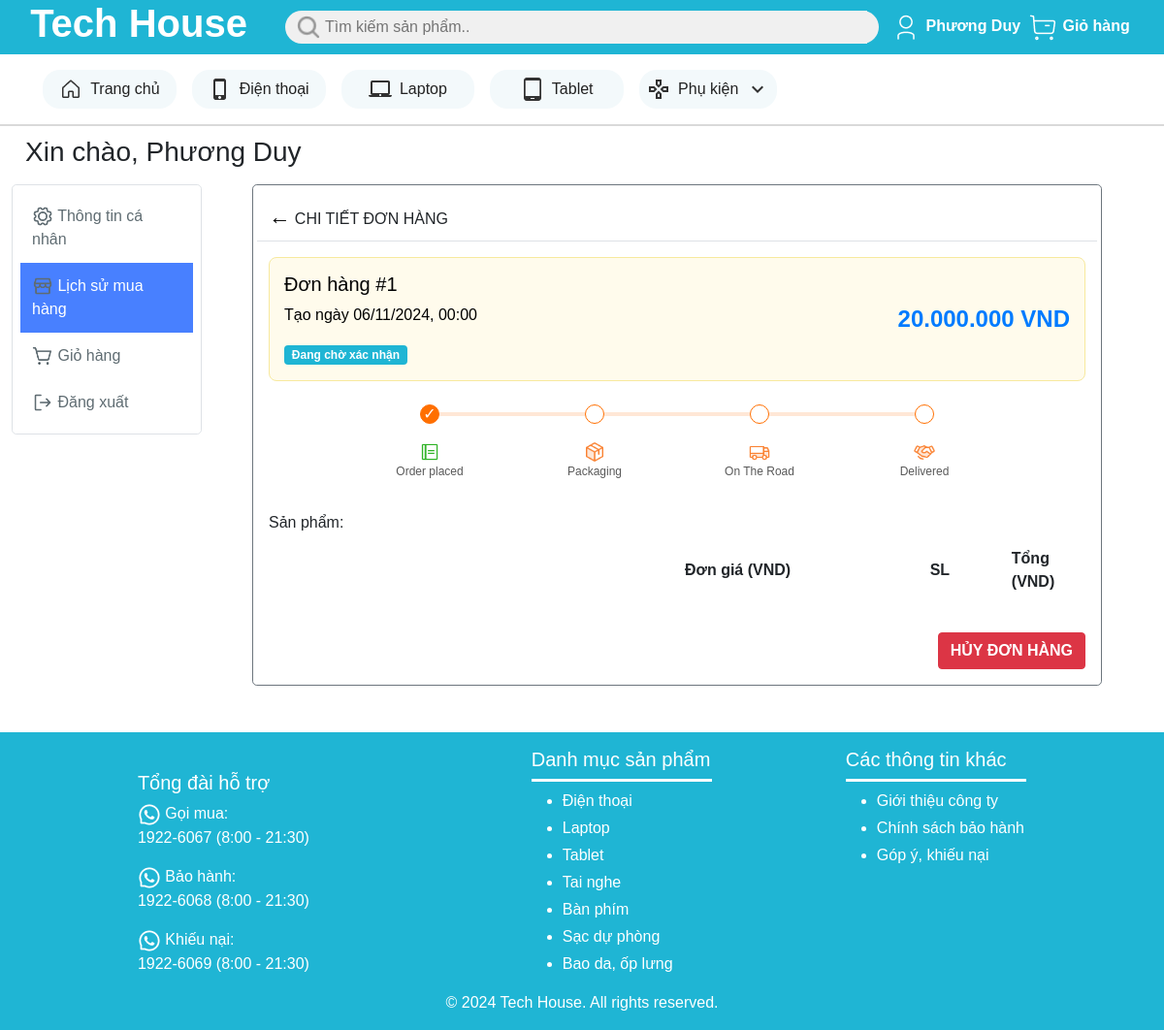
Page /member/order_history_detail.php?order_id=1 (signed in) on the earlier database version.
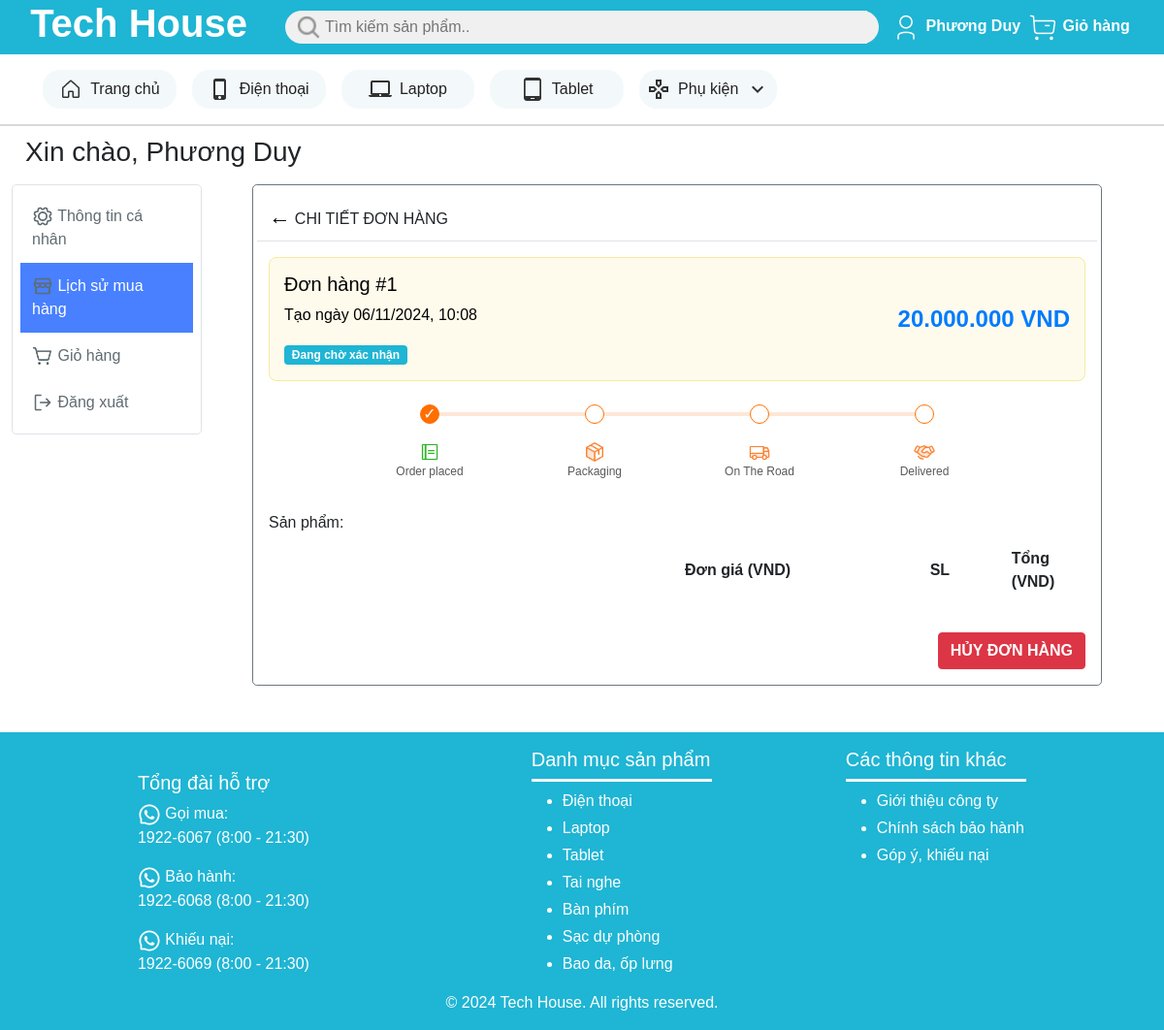
Same page on the later database version.
### tables this page shows
create table Don_hang (
    ma_don_hang int primary key auto_increment,
    thanh_vien varchar(25) not null,
    thoi_diem_dat_hang datetime not null,
    thoi_diem_nhan_hang datetime,
    tinh_trang int not null,
     
    tong_gia int not null,

    foreign key (thanh_vien) references Thanh_vien(ten_dang_nhap)
);

### member/order_history_detail.php (the view, shortened to what the changed rows need)
<?php
$conn = new mysqli('localhost', 'root', '', 'tech_house_db');
$order_id = $_GET['order_id'];
$stmt = "select * from don_hang where ma_don_hang = $order_id";
$result = $conn->query($stmt);
$order = $result->fetch_assoc();
?>
<!DOCTYPE html>
<html lang="en">
<head>
    <link href="https://cdn.jsdelivr.net/npm/bootstrap@5.0.2/dist/css/bootstrap.min.css" rel="stylesheet">
    <link href="../styles/public/custom.css" rel="stylesheet">
    <link href="../styles/member/order_history_detail.css" rel="stylesheet">
</head>
<body>
    <div class="page-wrapper">
        <header>
            <div class="row bg-primary align-items-center">
                <div class="logo col-lg-3 col-4 text-white d-flex justify-content-center align-items-center ps-3">
                    <a href="../index.php" class="text-white">
                        <h1 class="fw-bold">Tech House</h1>
                    </a>
                </div>
            </div>
        </header>
        <main>
            <div class="container-fluid mt-3">
                <div class="d-flex">
                    <div class="col-md-9 ml-sm-auto col-lg-10 px-4">
                        <div class="container mb-5 container-order">
                            <div class="card p-3 border border-secondary rounded-3">
                                <div>
                                    <div class="d-flex justify-content-between align-items-center mt-3 order-summary">
                                        <div>
                                            <h5>
                                                <?php
                                                echo 'Đơn hàng #'.$order['ma_don_hang'];
                                                ?>
                                            </h5>
                                            <p>Tạo ngày
                                                <?php
                                                echo date('d/m/Y, H:i', strtotime($order['thoi_diem_dat_hang']));
                                                ?>
                                            </p>
                                            <?php
                                            switch($order['tinh_trang']) {
                                                case 0:
                                                    echo '<span class="badge bg-primary">Đang chờ xác nhận</span>';
                                                    break;
                                            }
                                            ?>
                                        </div>
                                        <div class="order-price">
                                            <?php
                                            echo number_format($order['tong_gia'], 0, '', '.').' VND';
                                            ?>
                                        </div>
                                    </div>
                                </div>
                                <table class="table table-borderless">
                                    <thead>
                                        <tr>
                                            <th class="w-50"></th>
                                            <th class="col w-20">Đơn giá (VND)</th>
                                            <th class="col w-10">SL</th>
                                            <th class="col w-10">Tổng (VND)</th>
                                        </tr>
                                    </thead>
                                </table>
                                </div>
                            </div>
                        </div>
                    </div>
                </div>
            </div>
</body>
</html>

Differences in the rows shown:
changed don_hang id 1: thoi_diem_dat_hang "06/11/2024, 00:00" → "06/11/2024, 10:08"
